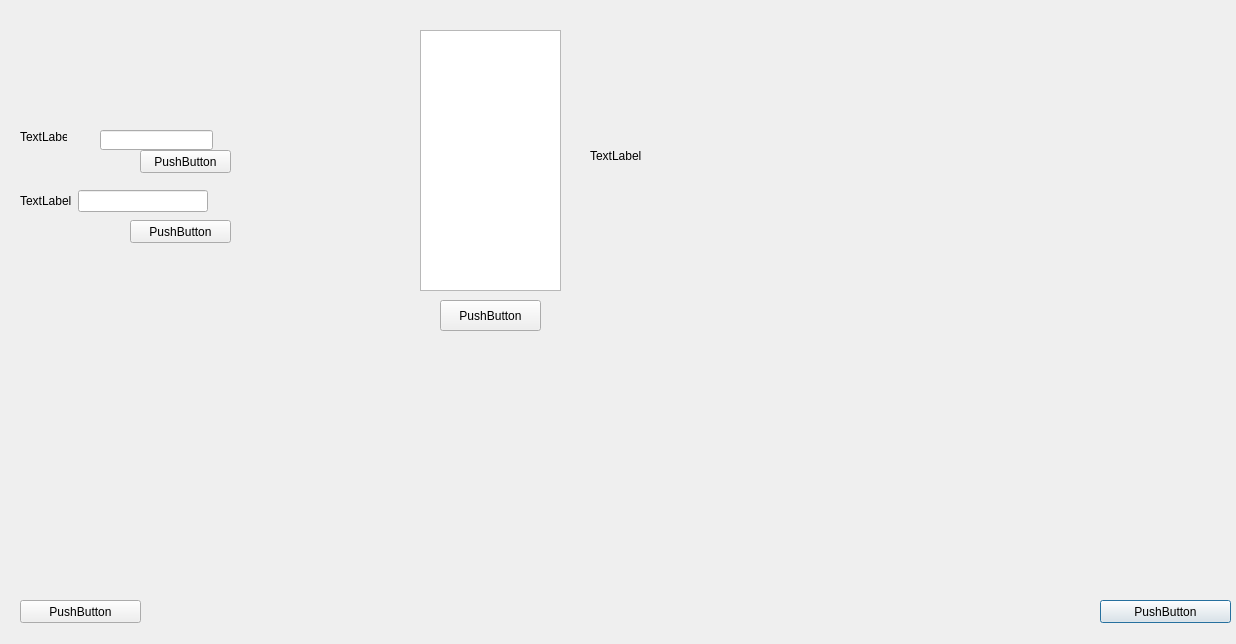
<?xml version="1.0" encoding="UTF-8"?>
<ui version="4.0">
 <class>Apprendre</class>
 <widget class="QDialog" name="Apprendre">
  <property name="geometry">
   <rect>
    <x>0</x>
    <y>0</y>
    <width>1236</width>
    <height>644</height>
   </rect>
  </property>
  <property name="windowTitle">
   <string>Dialog</string>
  </property>
  <widget class="QListWidget" name="listWidget">
   <property name="geometry">
    <rect>
     <x>420</x>
     <y>30</y>
     <width>141</width>
     <height>261</height>
    </rect>
   </property>
  </widget>
  <widget class="QPushButton" name="pushButton">
   <property name="geometry">
    <rect>
     <x>1100</x>
     <y>600</y>
     <width>131</width>
     <height>23</height>
    </rect>
   </property>
   <property name="text">
    <string>PushButton</string>
   </property>
  </widget>
  <widget class="QPushButton" name="pushButton_2">
   <property name="geometry">
    <rect>
     <x>20</x>
     <y>600</y>
     <width>121</width>
     <height>23</height>
    </rect>
   </property>
   <property name="text">
    <string>PushButton</string>
   </property>
  </widget>
  <widget class="QPushButton" name="pushButton_3">
   <property name="geometry">
    <rect>
     <x>440</x>
     <y>300</y>
     <width>101</width>
     <height>31</height>
    </rect>
   </property>
   <property name="text">
    <string>PushButton</string>
   </property>
  </widget>
  <widget class="QLabel" name="label">
   <property name="geometry">
    <rect>
     <x>590</x>
     <y>0</y>
     <width>621</width>
     <height>311</height>
    </rect>
   </property>
   <property name="text">
    <string>TextLabel</string>
   </property>
  </widget>
  <widget class="QPushButton" name="pushButton_4">
   <property name="geometry">
    <rect>
     <x>130</x>
     <y>220</y>
     <width>101</width>
     <height>23</height>
    </rect>
   </property>
   <property name="text">
    <string>PushButton</string>
   </property>
  </widget>
  <widget class="QPushButton" name="pushButton_5">
   <property name="geometry">
    <rect>
     <x>140</x>
     <y>150</y>
     <width>91</width>
     <height>23</height>
    </rect>
   </property>
   <property name="text">
    <string>PushButton</string>
   </property>
  </widget>
  <widget class="QLineEdit" name="lineEdit">
   <property name="geometry">
    <rect>
     <x>100</x>
     <y>130</y>
     <width>113</width>
     <height>20</height>
    </rect>
   </property>
  </widget>
  <widget class="QLabel" name="label_2">
   <property name="geometry">
    <rect>
     <x>20</x>
     <y>130</y>
     <width>47</width>
     <height>13</height>
    </rect>
   </property>
   <property name="text">
    <string>TextLabel</string>
   </property>
  </widget>
  <widget class="QWidget" name="">
   <property name="geometry">
    <rect>
     <x>20</x>
     <y>190</y>
     <width>188</width>
     <height>22</height>
    </rect>
   </property>
   <layout class="QHBoxLayout" name="horizontalLayout">
    <item>
     <widget class="QLabel" name="label_3">
      <property name="text">
       <string>TextLabel</string>
      </property>
     </widget>
    </item>
    <item>
     <widget class="QLineEdit" name="lineEdit_2"/>
    </item>
   </layout>
  </widget>
 </widget>
 <tabstops>
  <tabstop>listWidget</tabstop>
  <tabstop>pushButton_3</tabstop>
  <tabstop>pushButton_2</tabstop>
  <tabstop>pushButton</tabstop>
 </tabstops>
 <resources/>
 <connections/>
</ui>
